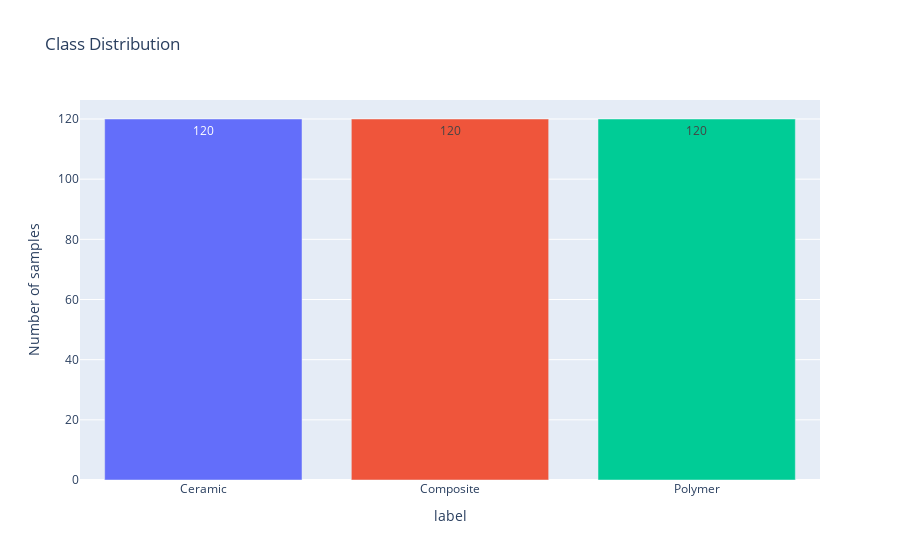

Write notebook code for a chart like this one.
### Code cell
# Visualise class balance
class_counts = (
    pd.Series(y_labels, name="label")
    .value_counts()
    .sort_index()
    .rename("count")
)
fig_class = px.bar(class_counts.reset_index(), x="label", y="count",
                  title="Class Distribution",
                  text="count", color="label")
fig_class.update_layout(showlegend=False, yaxis_title="Number of samples")
fig_class.show()
fig_class.write_html(ARTIFACT_DIR / "class_distribution.html")
try:
    fig_class.write_image(ARTIFACT_DIR / "class_distribution.png", width=800, height=500)
except Exception as exc:
    warnings.warn(f"PNG export for class distribution failed: {exc}")

### Figure 1 — Plotly figure (JSON) as saved in the notebook; plotly's stock layout.template omitted (floating-point values rounded to 4 significant figures)
{"data": [{"hovertemplate": "label=%{x}<br>count=%{text}<extra></extra>", "legendgroup": "Ceramic", "marker": {"color": "#636efa", "pattern": {"shape": ""}}, "name": "Ceramic", "orientation": "v", "showlegend": true, "text": [120.0], "textposition": "auto", "type": "bar", "x": ["Ceramic"], "xaxis": "x", "y": [120], "yaxis": "y"}, {"hovertemplate": "label=%{x}<br>count=%{text}<extra></extra>", "legendgroup": "Composite", "marker": {"color": "#EF553B", "pattern": {"shape": ""}}, "name": "Composite", "orientation": "v", "showlegend": true, "text": [120.0], "textposition": "auto", "type": "bar", "x": ["Composite"], "xaxis": "x", "y": [120], "yaxis": "y"}, {"hovertemplate": "label=%{x}<br>count=%{text}<extra></extra>", "legendgroup": "Polymer", "marker": {"color": "#00cc96", "pattern": {"shape": ""}}, "name": "Polymer", "orientation": "v", "showlegend": true, "text": [120.0], "textposition": "auto", "type": "bar", "x": ["Polymer"], "xaxis": "x", "y": [120], "yaxis": "y"}], "layout": {"barmode": "relative", "legend": {"title": {"text": "label"}, "tracegroupgap": 0}, "showlegend": false, "title": {"text": "Class Distribution"}, "xaxis": {"anchor": "y", "categoryarray": ["Ceramic", "Composite", "Polymer"], "categoryorder": "array", "domain": [0, 1], "title": {"text": "label"}}, "yaxis": {"anchor": "x", "domain": [0, 1], "title": {"text": "Number of samples"}}}}
